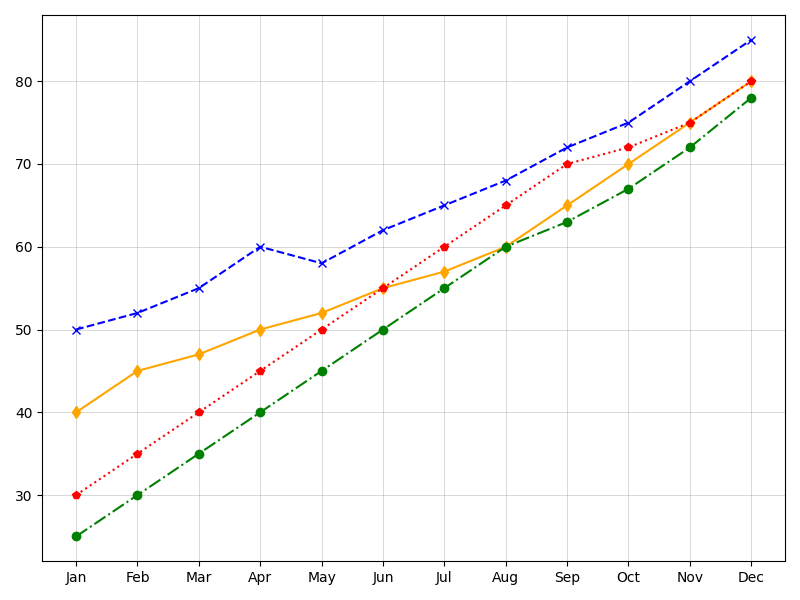

Here is the Python script that generated this plot:
import matplotlib.pyplot as plt
import numpy as np

months = np.array(['Jan', 'Feb', 'Mar', 'Apr', 'May', 'Jun', 'Jul', 'Aug', 'Sep', 'Oct', 'Nov', 'Dec'])

alice_running = [50, 52, 55, 60, 58, 62, 65, 68, 72, 75, 80, 85]
bob_running = [40, 45, 47, 50, 52, 55, 57, 60, 65, 70, 75, 80]
charlie_running = [30, 35, 40, 45, 50, 55, 60, 65, 70, 72, 75, 80]
danny_running = [25, 30, 35, 40, 45, 50, 55, 60, 63, 67, 72, 78]

fig, ax1 = plt.subplots(figsize=(8, 6))

ax1.plot(months, alice_running, marker='x', linestyle='--', color='blue')
ax1.plot(months, bob_running, marker='d', linestyle='-', color='orange')
ax1.plot(months, charlie_running, marker='p', linestyle=':', color='red')
ax1.plot(months, danny_running, marker='o', linestyle='-.', color='green')

ax1.grid(color='gray', linestyle='-', linewidth=0.7, alpha=0.3)

plt.tight_layout()
plt.show()
